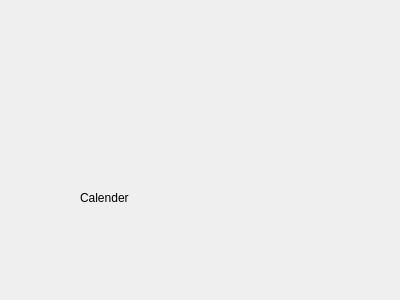
<?xml version="1.0" encoding="UTF-8"?>
<ui version="4.0">
 <class>CalenderWidget</class>
 <widget class="QWidget" name="CalenderWidget">
  <property name="geometry">
   <rect>
    <x>0</x>
    <y>0</y>
    <width>400</width>
    <height>300</height>
   </rect>
  </property>
  <property name="windowTitle">
   <string>Form</string>
  </property>
  <widget class="QLabel" name="label">
   <property name="geometry">
    <rect>
     <x>80</x>
     <y>190</y>
     <width>54</width>
     <height>15</height>
    </rect>
   </property>
   <property name="text">
    <string>Calender</string>
   </property>
  </widget>
 </widget>
 <resources/>
 <connections/>
</ui>
